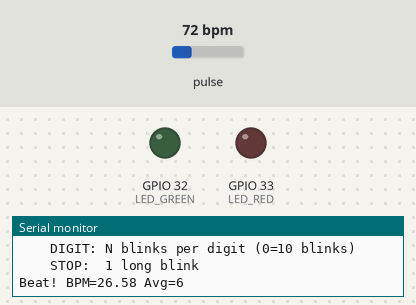
This sketch was run on a simulated ESP32. Shown: output pins drawn as LEDs (lit = HIGH), the last lines printed to the serial monitor. The test bench sets the inputs (shaded band); at power-on: pulse 72 bpm.

Above: at 2.3 s.
At 36.4 s:
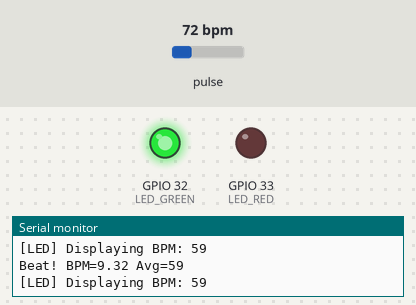
Timing chart, 0 to 42.2 s (numbered marks = the images above):
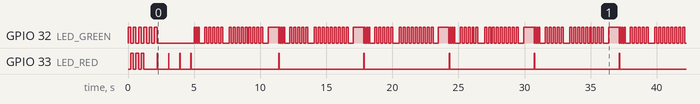

The sketch:

MAX30102_HeartRate.ino
```cpp
/*
  MAX30102 Heart Rate Test with LED Debug Output
  ================================================

  Reads BPM from MAX30102 and displays it via LEDs:

  RED LED:
    - Steady ON  = no finger detected
    - Blink once = beat detected (heartbeat indicator)

  GREEN LED - Blinks out BPM digits using this protocol:
    - START:  3 rapid blinks (100ms each)
    - DIGITS: each digit blinked out (0 = 10 blinks), separated by 500ms pause
    - STOP:   1 long blink (800ms)

    Example: BPM = 72
      -> START (3 rapid blinks)
      -> 7 blinks (digit 7)
      -> 500ms pause
      -> 2 blinks (digit 2)
      -> STOP (1 long blink)

  Hardware (ESP32):
    - MAX30102: SDA=21, SCL=22 (I2C)
    - Green LED: GPIO 32
    - Red LED:   GPIO 33
*/

#include <Wire.h>
#include "MAX30105.h"
#include "heartRate.h"

// Pin definitions (matching Node.ino)
#define I2C_SDA   21
#define I2C_SCL   22
#define LED_GREEN 32
#define LED_RED   33

MAX30105 particleSensor;

// Heart rate averaging
const byte RATE_SIZE = 4;
byte rates[RATE_SIZE];
byte rateSpot = 0;
long lastBeat = 0;

float beatsPerMinute = 0;
int beatAvg = 0;

// LED display timing
unsigned long lastDisplayTime = 0;
const unsigned long DISPLAY_INTERVAL = 5000;  // show BPM every 5 seconds

// ==========================================
// LED HELPERS
// ==========================================
void blinkLed(int pin, int times, int onMs, int offMs) {
  for (int i = 0; i < times; i++) {
    digitalWrite(pin, HIGH);
    delay(onMs);
    digitalWrite(pin, LOW);
    if (i < times - 1) delay(offMs);
  }
}

// Blink out a single digit (0-9) on GREEN LED
// 0 is shown as 10 blinks to distinguish from "no blinks"
void blinkDigit(int digit) {
  int count = (digit == 0) ? 10 : digit;
  blinkLed(LED_GREEN, count, 150, 150);
}

// Display a BPM value on GREEN LED using blink protocol
void displayBpmOnLed(int bpm) {
  if (bpm <= 0 || bpm > 255) return;

  Serial.print("[LED] Displaying BPM: ");
  Serial.println(bpm);

  // Extract digits
  int digits[3];
  int numDigits = 0;

  if (bpm >= 100) {
    digits[numDigits++] = bpm / 100;
    digits[numDigits++] = (bpm / 10) % 10;
    digits[numDigits++] = bpm % 10;
  } else if (bpm >= 10) {
    digits[numDigits++] = bpm / 10;
    digits[numDigits++] = bpm % 10;
  } else {
    digits[numDigits++] = bpm;
  }

  // START: 3 rapid blinks
  blinkLed(LED_GREEN, 3, 80, 80);
  delay(400);

  // DIGITS: blink each digit with pause between
  for (int i = 0; i < numDigits; i++) {
    blinkDigit(digits[i]);
    if (i < numDigits - 1) {
      delay(500);  // pause between digits
    }
  }
  delay(400);

  // STOP: 1 long blink
  digitalWrite(LED_GREEN, HIGH);
  delay(800);
  digitalWrite(LED_GREEN, LOW);
}

// ==========================================
// SETUP
// ==========================================
void setup() {
  Serial.begin(115200);
  Serial.println("MAX30102 Heart Rate Test");
  Serial.println("========================");

  pinMode(LED_GREEN, OUTPUT);
  pinMode(LED_RED, OUTPUT);
  digitalWrite(LED_GREEN, LOW);
  digitalWrite(LED_RED, LOW);

  // Startup indicator: alternate LEDs
  for (int i = 0; i < 3; i++) {
    digitalWrite(LED_GREEN, HIGH);
    delay(200);
    digitalWrite(LED_GREEN, LOW);
    digitalWrite(LED_RED, HIGH);
    delay(200);
    digitalWrite(LED_RED, LOW);
  }

  Wire.begin(I2C_SDA, I2C_SCL);

  Serial.println("Initializing MAX30102...");
  if (!particleSensor.begin(Wire, I2C_SPEED_FAST)) {
    Serial.println("ERROR: MAX30102 not found! Check wiring.");
    // Error pattern: rapid red blink forever
    while (1) {
      blinkLed(LED_RED, 5, 100, 100);
      delay(1000);
    }
  }

  Serial.println("MAX30102 found!");
  // Success: green blink
  blinkLed(LED_GREEN, 3, 200, 200);

  particleSensor.setup();
  particleSensor.setPulseAmplitudeRed(0x0A);
  particleSensor.setPulseAmplitudeGreen(0);

  Serial.println("Place finger on sensor with steady pressure.");
  Serial.println();
  Serial.println("LED Protocol:");
  Serial.println("  RED steady  = no finger");
  Serial.println("  RED blink   = beat detected");
  Serial.println("  GREEN       = BPM digits (every 5s)");
  Serial.println("    START: 3 rapid blinks");
  Serial.println("    DIGIT: N blinks per digit (0=10 blinks)");
  Serial.println("    STOP:  1 long blink");
  Serial.println();
}

// ==========================================
// LOOP
// ==========================================
void loop() {
  long irValue = particleSensor.getIR();

  // No finger detection
  if (irValue < 50000) {
    digitalWrite(LED_RED, HIGH);   // red ON = no finger
    digitalWrite(LED_GREEN, LOW);

    // Reset readings
    beatsPerMinute = 0;
    beatAvg = 0;

    Serial.println("No finger detected - place finger on sensor");
    delay(500);
    return;
  }

  // Finger is on sensor - turn off red
  digitalWrite(LED_RED, LOW);

  if (checkForBeat(irValue)) {
    // Beat detected - quick red flash
    digitalWrite(LED_RED, HIGH);
    delay(30);
    digitalWrite(LED_RED, LOW);

    long delta = millis() - lastBeat;
    lastBeat = millis();

    beatsPerMinute = 60.0 / (delta / 1000.0);

    if (beatsPerMinute > 20 && beatsPerMinute < 255) {
      rates[rateSpot++] = (byte)beatsPerMinute;
      rateSpot %= RATE_SIZE;

      beatAvg = 0;
      for (byte x = 0; x < RATE_SIZE; x++)
        beatAvg += rates[x];
      beatAvg /= RATE_SIZE;
    }

    Serial.print("Beat! BPM=");
    Serial.print(beatsPerMinute);
    Serial.print(" Avg=");
    Serial.println(beatAvg);
  }

  // Display BPM on green LED every DISPLAY_INTERVAL
  if (beatAvg > 20 && millis() - lastDisplayTime > DISPLAY_INTERVAL) {
    lastDisplayTime = millis();
    displayBpmOnLed(beatAvg);
  }
}
```

Measured:
- by itself, GPIO 32 (LED_GREEN): HIGH → LOW at 0.20 s, → HIGH 0.20 s later, → LOW 0.20 s later, → HIGH 0.20 s later, … (223 changes in this stretch)
- by itself, GPIO 33 (LED_RED): HIGH → LOW at 0.40 s, → HIGH 0.20 s later, → LOW 0.20 s later, → HIGH 0.20 s later, … (23 changes in this stretch)
